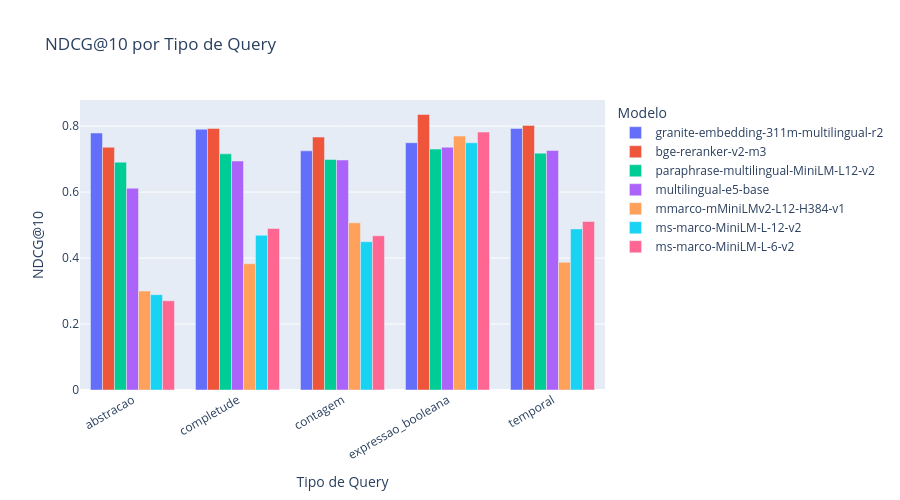

The cell this chart's notebook holds for it:
### Markdown cell above
## 4. Barras Agrupadas — Métricas por Tipo de Query

### Code cell
metric_bar = "NDCG@10"

df_qt = df_all[df_all["query_type"] != "overall"].copy()

fig = px.bar(
    df_qt.sort_values(["query_type", metric_bar], ascending=[True, False]),
    x="query_type",
    y=metric_bar,
    color="model_short",
    barmode="group",
    title=f"{metric_bar} por Tipo de Query",
    labels={"query_type": "Tipo de Query", metric_bar: metric_bar, "model_short": "Modelo"},
    height=500,
    color_discrete_sequence=px.colors.qualitative.Plotly,
)
fig.update_layout(xaxis_tickangle=-30)
fig.show()

### Figure 1 — Plotly figure (JSON) as saved in the notebook; plotly's stock layout.template omitted (floating-point values rounded to 4 significant figures)
{"data": [{"alignmentgroup": "True", "hovertemplate": "Modelo=granite-embedding-311m-multilingual-r2<br>Tipo de Query=%{x}<br>NDCG@10=%{y}<extra></extra>", "legendgroup": "granite-embedding-311m-multilingual-r2", "marker": {"color": "#636EFA", "pattern": {"shape": ""}}, "name": "granite-embedding-311m-multilingual-r2", "offsetgroup": "granite-embedding-311m-multilingual-r2", "orientation": "v", "showlegend": true, "textposition": "auto", "type": "bar", "x": ["abstracao", "completude", "contagem", "expressao_booleana", "temporal"], "xaxis": "x", "y": [0.7792, 0.7904, 0.725, 0.7497, 0.7929], "yaxis": "y"}, {"alignmentgroup": "True", "hovertemplate": "Modelo=bge-reranker-v2-m3<br>Tipo de Query=%{x}<br>NDCG@10=%{y}<extra></extra>", "legendgroup": "bge-reranker-v2-m3", "marker": {"color": "#EF553B", "pattern": {"shape": ""}}, "name": "bge-reranker-v2-m3", "offsetgroup": "bge-reranker-v2-m3", "orientation": "v", "showlegend": true, "textposition": "auto", "type": "bar", "x": ["abstracao", "completude", "contagem", "expressao_booleana", "temporal"], "xaxis": "x", "y": [0.7359, 0.7929, 0.7668, 0.8352, 0.8021], "yaxis": "y"}, {"alignmentgroup": "True", "hovertemplate": "Modelo=paraphrase-multilingual-MiniLM-L12-v2<br>Tipo de Query=%{x}<br>NDCG@10=%{y}<extra></extra>", "legendgroup": "paraphrase-multilingual-MiniLM-L12-v2", "marker": {"color": "#00CC96", "pattern": {"shape": ""}}, "name": "paraphrase-multilingual-MiniLM-L12-v2", "offsetgroup": "paraphrase-multilingual-MiniLM-L12-v2", "orientation": "v", "showlegend": true, "textposition": "auto", "type": "bar", "x": ["abstracao", "completude", "contagem", "expressao_booleana", "temporal"], "xaxis": "x", "y": [0.6906, 0.7159, 0.6988, 0.7304, 0.7181], "yaxis": "y"}, {"alignmentgroup": "True", "hovertemplate": "Modelo=multilingual-e5-base<br>Tipo de Query=%{x}<br>NDCG@10=%{y}<extra></extra>", "legendgroup": "multilingual-e5-base", "marker": {"color": "#AB63FA", "pattern": {"shape": ""}}, "name": "multilingual-e5-base", "offsetgroup": "multilingual-e5-base", "orientation": "v", "showlegend": true, "textposition": "auto", "type": "bar", "x": ["abstracao", "completude", "contagem", "expressao_booleana", "temporal"], "xaxis": "x", "y": [0.6116, 0.6942, 0.6973, 0.736, 0.7259], "yaxis": "y"}, {"alignmentgroup": "True", "hovertemplate": "Modelo=mmarco-mMiniLMv2-L12-H384-v1<br>Tipo de Query=%{x}<br>NDCG@10=%{y}<extra></extra>", "legendgroup": "mmarco-mMiniLMv2-L12-H384-v1", "marker": {"color": "#FFA15A", "pattern": {"shape": ""}}, "name": "mmarco-mMiniLMv2-L12-H384-v1", "offsetgroup": "mmarco-mMiniLMv2-L12-H384-v1", "orientation": "v", "showlegend": true, "textposition": "auto", "type": "bar", "x": ["abstracao", "completude", "contagem", "expressao_booleana", "temporal"], "xaxis": "x", "y": [0.2998, 0.3828, 0.5067, 0.7697, 0.3873], "yaxis": "y"}, {"alignmentgroup": "True", "hovertemplate": "Modelo=ms-marco-MiniLM-L-12-v2<br>Tipo de Query=%{x}<br>NDCG@10=%{y}<extra></extra>", "legendgroup": "ms-marco-MiniLM-L-12-v2", "marker": {"color": "#19D3F3", "pattern": {"shape": ""}}, "name": "ms-marco-MiniLM-L-12-v2", "offsetgroup": "ms-marco-MiniLM-L-12-v2", "orientation": "v", "showlegend": true, "textposition": "auto", "type": "bar", "x": ["abstracao", "completude", "contagem", "expressao_booleana", "temporal"], "xaxis": "x", "y": [0.2891, 0.4689, 0.4496, 0.7495, 0.4884], "yaxis": "y"}, {"alignmentgroup": "True", "hovertemplate": "Modelo=ms-marco-MiniLM-L-6-v2<br>Tipo de Query=%{x}<br>NDCG@10=%{y}<extra></extra>", "legendgroup": "ms-marco-MiniLM-L-6-v2", "marker": {"color": "#FF6692", "pattern": {"shape": ""}}, "name": "ms-marco-MiniLM-L-6-v2", "offsetgroup": "ms-marco-MiniLM-L-6-v2", "orientation": "v", "showlegend": true, "textposition": "auto", "type": "bar", "x": ["abstracao", "completude", "contagem", "expressao_booleana", "temporal"], "xaxis": "x", "y": [0.2704, 0.4896, 0.4676, 0.782, 0.5108], "yaxis": "y"}], "layout": {"barmode": "group", "height": 500, "legend": {"title": {"text": "Modelo"}, "tracegroupgap": 0}, "title": {"text": "NDCG@10 por Tipo de Query"}, "xaxis": {"anchor": "y", "domain": [0, 1], "tickangle": -30, "title": {"text": "Tipo de Query"}}, "yaxis": {"anchor": "x", "domain": [0, 1], "title": {"text": "NDCG@10"}}}}
